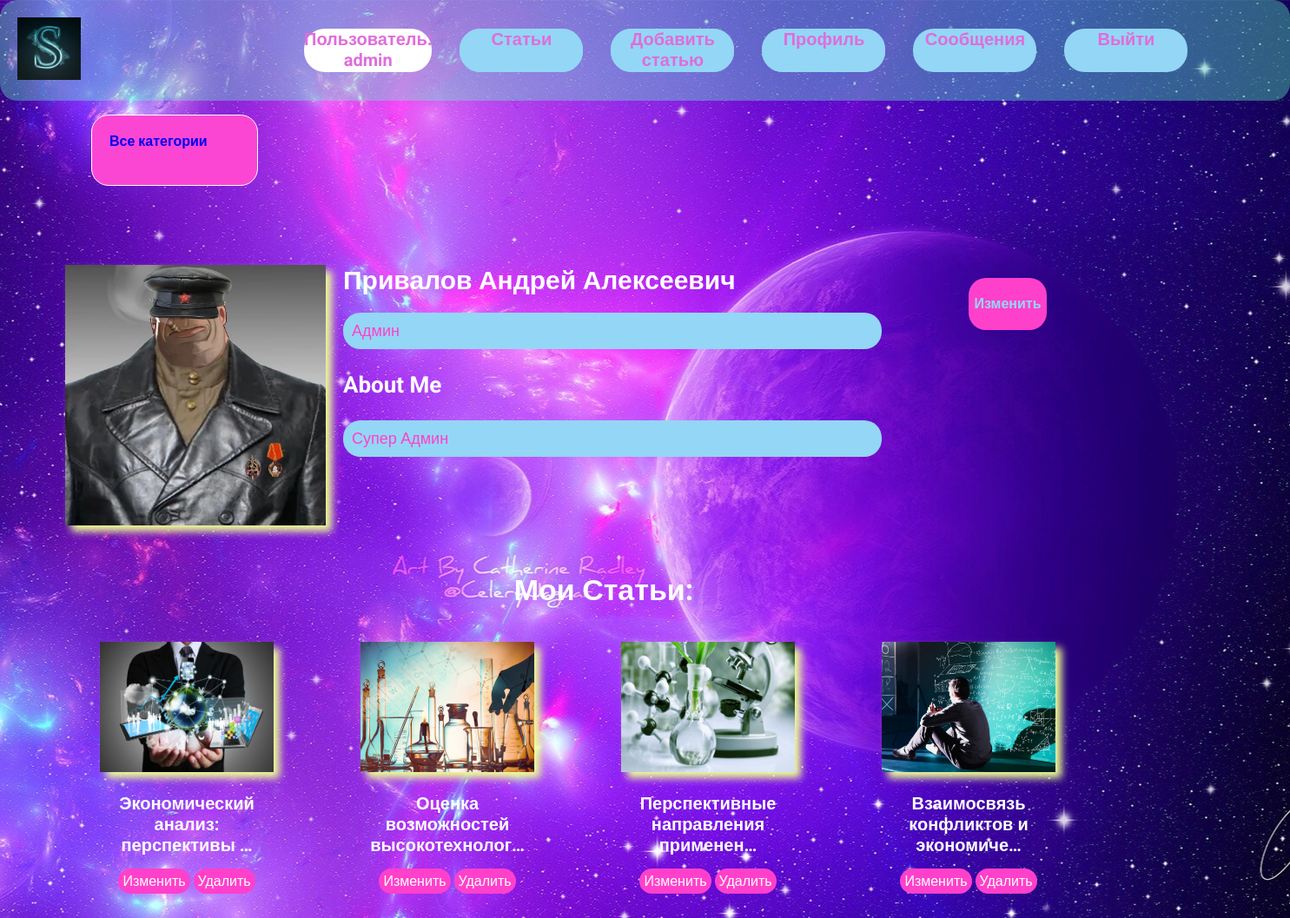
The app's page /account/ (signed in) with its own data.
### users/models.py (models this page shows, shortened)
class Profile(models.Model):
    user = models.OneToOneField(User, on_delete=models.CASCADE, blank=True, null=True)
    name = models.CharField(max_length=200, blank=True, null=True, verbose_name='Имя')
    email = models.EmailField(max_length=500, blank=True, null=True, verbose_name='Почта')
    username = models.CharField(max_length=200, blank=True, null=True, verbose_name='Имя пользователя')
    short_info = models.CharField(max_length=200, blank=True, null=True, verbose_name='Классификация')
    bio = models.TextField(blank=True, null=True, verbose_name='О тебе')
    profile_image = models.ImageField(upload_to='profiles/', blank=True, null=True, default='profiles/user-default.png', verbose_name='Аватар')
    created = models.DateTimeField(auto_now_add=True)

### article/models.py (models this page shows, shortened)
class Article(models.Model):
    owner = models.ForeignKey(Profile, on_delete=models.SET_NULL, blank=True, null=True, verbose_name='Пользователь')
    slug = models.SlugField(max_length=200, unique=True, default=0, verbose_name='Ссылка')
    title = models.CharField(max_length=200, verbose_name='Название')
    authors = models.CharField(max_length=500, blank=True, verbose_name='Автор')
    description = models.TextField(null=True, blank=True, verbose_name='Описание')
    featured_image = models.ImageField(null=True, blank=True, upload_to="article/%Y/%m/%d", verbose_name='Изображение')
    tags = models.ManyToManyField('Tag', blank=True, verbose_name='Тэг')
    vote_total = models.IntegerField(default=0, null=True, blank=True)
    vote_ratio = models.IntegerField(default=0, null=True, blank=True)
    created = models.DateTimeField(auto_now_add=True)
    file = models.FileField(null=True, blank=True, upload_to='article_f/%Y/%m/%d', verbose_name='Файл публикации')
    cat = models.ForeignKey('Category', on_delete=models.PROTECT, null=True, blank=True)
    is_published = models.BooleanField(default=False)
    class Meta:
        ordering = ['-vote_ratio', '-vote_total']

### users/views.py (the view)
# urls.py: path('account/', views.user_account, name='user_account'),
@login_required(login_url='login')
def user_account(request):
    prof = request.user.profile
    articles = prof.article_set.all()
    context = {
        'profile': prof,
        'articles': articles,
    }
    return render(request, 'users/account.html', context)

### users/templates/users/account.html (shortened to what this page needs)
{% extends 'article/base.html' %}
{% block content %}
  <main class="profile my-md">
    <div class="container_profile">
      <div class="layout">
        <div class="profile_part_1">
          <img class="avatar_profile" src="{{ profile.profile_image.url }}" />
          <div class="profile_part_1_1_1">
              <h2 class="pro_name">{{ profile.name }}</h2>
              <p class="pro_inf">{{ profile.short_info }}</p>
            <div class="profile_part_1_2">
              <div class="pro_bio">
                  <h3 class="pro_title">About Me</h3>
                <p class="pro_about">
                  {{ profile.bio }}
                </p>
              </div>
            </div>
          </div>
          <a class="profile_edit" href="{% url 'edit-account' %}">Изменить</a>
        </div>
        <div class="profile_part_2">
          <h3 class="title_articles">Мои Статьи:</h3>
          <div class="articleses">
            {% for article in profile.article_set.all %}
            <div class="razmet">
              <div class="card_artile">
                <a href="{% url 'article' article.id %}" class="profile_article">
                  <img class="profile_article_img" src="{{ article.featured_image.url }}"/>
                  <div class="profile_body_article">
                    <h3 class="profile_title_article">{{ article.title| truncatechars:35 }}</h3>
                  </div>
                </a>
                <div class="tabl_edit_article">
                    <a class="edit_article_a" id="edit" href="{% url 'update-article' article.id %}">Изменить</a>
                    <a class="delete_article_a" id="delete" href="{% url 'delete-article' article.id %}">Удалить</a>
                </div>
              </div>
            </div>
            {% endfor %}
          </div>
        </div>
      </div>
    </div>
  </main>
{% endblock %}

### article/templates/article/navbar.html
{% load static %}
<header class="header">
    <div class="container container--narrow">
      <a href="{% url 'start' %}" class="header__logo">
        <img src="{% static 'images/logo.jpg' %}" alt="DevSearch Logo" />
      </a>
      <nav class="header__nav">
        <ul class="header__menu">
          <li class="header__menuItem" id="us" >Пользователь:<br> {{ user }}</li>
          <a href="{% url 'articles' %}" class="header__menuItem"><li class="header__menuItem">Статьи</li></a>
          {% if request.user.is_authenticated %}
          <a href="{% url 'create-article' %}" class="header__menuItem"><li class="header__menuItem">Добавить статью</li></a>
          <a href="{% url 'user_account' %}" class="header__menuItem"><li class="header__menuItem">Профиль</li></a>
          <a href="{% url 'inbox' %}" class="btn btn--sub"><li class="header__menuItem">Сообщения</li></a>
          <a href="{% url 'logout' %}" class="btn btn--sub"><li class="header__menuItem">Выйти</li></a>
          {% else %}
          <li class="header__menuItem"><a href="{% url 'login' %}" class="btn btn--sub">Регистрация/Войти</a></li>
          {% endif %}
        </ul>
      </nav>
    </div>
  </header>

### article/static/styles/style.css (style rules this page uses)
body { font-family: 'Roboto', sans-serif; padding: 0; margin: 0; background: url("/static/images/back1.jpg") 50% 0 no-repeat fixed; }
.header { position: sticky; z-index: 111; background-color: var(--color-sub); background-color: #60ffc95e; padding: 1.5rem 0; border-radius: 20px; padding: 5px; }
.header > .container { display: flex; justify-content: space-between; align-items: center; }
.header__logo > img { height: 4.5rem; padding: 15px; }
.header__nav > ul { display: inline-flex; align-items: center; list-style: none; gap: 2rem; font-size: 20px; font-weight: 700; }
.header__menuItem { color: #df6ddb; background: #94d6f5; width: 142px; height: 50px; text-align: center; border-radius: 24px; flex-basis: initial; }
#us { background: #ffffff; flex-basis: content; width: 260px; }
.container_profile { padding: 50px; margin: 25px; }
.profile_part_1 { display: flex; flex-direction: row; width: 1400px; height: auto; }
.profile_part_1_1_1 { display: flex; flex-direction: column; align-items: left; }
.avatar_profile { text-align: left; width: 300px; height: 300px; box-shadow: 7px 7px 9px #eeff93; }
.pro_name { align-items: center; margin: 0px; margin-left: 20px; color: #ffffff; font-size: 30px; }
.pro_inf { align-items: center; margin: 0px; margin-left: 20px; margin-top: 20px; padding:10px; border: 6px; border-radius:20px; color: #ff40cb; font-size: 18px; background-color: #94d6f5; width: 600px; height: auto; }
.pro_bio { align-items: center; margin: 0px; margin-left: 20px; }
.pro_title { color: #ffffff; font-size: 26px; }
.pro_about { padding:10px; border: 6px; border-radius:20px; color: #ff40cb; font-size: 18px; background-color: #94d6f5; width: 600px; height: auto; }
.profile_edit { width: 90px; height: 40px; background-color: #ff40cb; margin: 15px; padding-top: 20px; text-align: center; border: 6px; border-radius: 20px; color: #94d6f5; margin-left: 100px; font-weight: bold; }
.profile_part_2 { padding: 10px; margin: 10px; width: 1200px; }
.title_articles { color: #ffffff; font-size: 34px; text-align: center; margin-bottom: 20px; }
.articleses { display: flex; width: auto; height: auto; flex-direction: row; flex-wrap: wrap; }
.razmet { flex-basis: 300px; }
.card_artile { display:block; margin:20px; width: 200px; height: auto; }
.profile_article_img { width: 200px; height: 150px; box-shadow: 5px 5px 5px blue; box-shadow: 7px 7px 9px #eeff93; }
.profile_title_article { text-align: center; font-size: 20px; color: #ffffff; }
a, li { text-decoration: none; }
.tabl_edit_article { text-align: center; font-size: 16px; color: #ffffff; }
#edit { background-color: #ff40cb; border-radius: 15px; padding: 5px; color: #ffffff; }
#delete { width: 20px; background-color: #ff40cb; border-radius: 15px; padding: 5px; color: #ffffff; }

### records on screen
Profile: profile_image (picture), name "Привалов Андрей Алексеевич", short_info "Админ", bio "Супер Админ"
Article: featured_image (picture), title "Экономический анализ: перспективы …"
Article: featured_image (picture), title "Оценка возможностей высокотехнолог…"
Article: featured_image (picture), title "Перспективные направления применен…"
Article: featured_image (picture), title "Взаимосвязь конфликтов и экономиче…"

### other values on screen
{{ user }} "admin"
